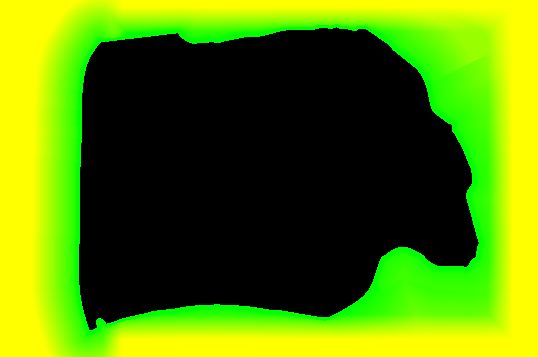
#> input picture tools/city/look/sea_map.png, 538 x 357 px
$ python measure.py sea_map.png
#> lines starting #> are read from the running program, lines starting #| are printed output that depends on the picture; after the words box and inside, x2 and y2 are one past the last pixel; in counts of white or black regions, pixels touching at a corner belong together
#!/usr/bin/env python3
"""LOOK QUEUE 3, JOB 1: numbers for "murky". For each picture: mean brightness, contrast, mean saturation, clipping.
  bright   mean luminance (Rec. 709 on the sRGB values), 0..255
  contrast spread between the dark and the bright end: 95th minus 5th percentile of luminance, 0..255
  sat      mean saturation (HSV S of each pixel), 0..100 %
  sky_sat  the same for the top fifth of the picture (where the sky usually is)
  black / white   share of pixels clipped (luminance under 4 / over 251), %
Run from the repo root:  python3 tools/city/look/measure.py <picture or folder> [...]   (--md for a markdown table)
Compare pictures taken THE SAME WAY (the cloud draws buildings ~40 % too dark, no shadows): presets against each
other and against the old look from the same views, not against absolute targets.
"""
import os
import sys
import numpy as np
from PIL import Image


def stats(path):
#> called with path = 'sea_map.png'
    a = np.asarray(Image.open(path).convert("RGB"), dtype=np.float32)
    lum = a[..., 0] * 0.2126 + a[..., 1] * 0.7152 + a[..., 2] * 0.0722
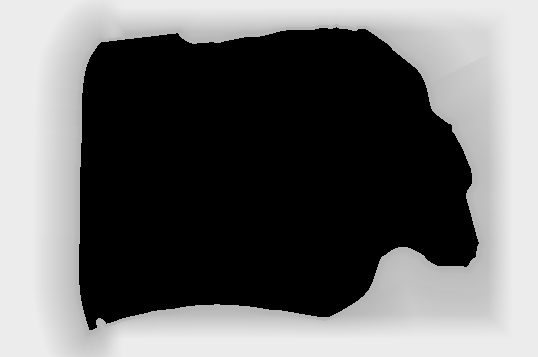
#> lum: shape (357, 538) float32; min 0, max 236.6, mean 108.3
    mx = a.max(axis=2); mn = a.min(axis=2)
#> after `mx = a.max(axis=2)`:
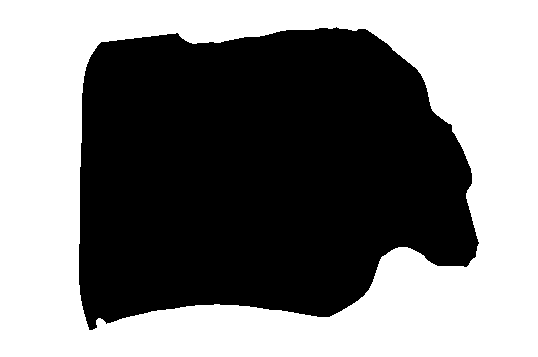
#> mx: shape (357, 538) float32; 49.7% white; 1 white region, box (x1, y1, x2, y2) and area: (0, 0, 538, 357) 95414
#> after `mn = a.min(axis=2)`: mn: shape (357, 538) float32; every value is 0
    sat = np.where(mx > 0, (mx - mn) / np.maximum(mx, 1e-6), 0.0)
    top = sat[: max(1, a.shape[0] // 5)]
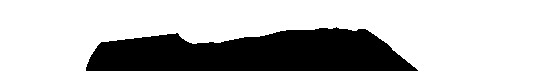
#> top: shape (71, 538) float32; values 0 (black) and 1 (white), 71.8% white; 1 black region, box (x1, y1, x2, y2) and area: (86, 27, 418, 71) 10783
    p5, p95 = np.percentile(lum, [5, 95])
#> p5 = 0; p95 = 236.6
    return {"bright": float(lum.mean()), "contrast": float(p95 - p5), "sat": float(sat.mean() * 100), "sky_sat": float(top.mean() * 100),
            "black": float((lum < 4).mean() * 100), "white": float((lum > 251).mean() * 100)}


def main(args):
    md = "--md" in args
    files = []
    for a in args:
        if a.startswith("--"):
            continue
        if os.path.isdir(a):
            files += [os.path.join(a, f) for f in sorted(os.listdir(a)) if f.endswith(".jpg") and not f.startswith(("pair_", "sheet_", "crop_", "var_"))]
        else:
            files.append(a)
    if md:
        print("| picture | bright | contrast | sat % | sky sat % | black % | white % |")
        print("|---|---|---|---|---|---|---|")
    for f in files:
        s = stats(f)
#> s = {'bright': 108.3, 'contrast': 236.6, 'sat': 49.68, 'sky_sat': 71.77, 'black': 50.32, 'white': 0}
        name = os.path.relpath(f, "map_dc/coronado/city_kit/review/look_18nov") if "look_18nov" in f else f
        if md:
            print(f"| {name} | {s['bright']:.0f} | {s['contrast']:.0f} | {s['sat']:.0f} | {s['sky_sat']:.0f} | {s['black']:.1f} | {s['white']:.1f} |")
        else:
            print(f"{name:50s} bright {s['bright']:5.1f}  contrast {s['contrast']:5.1f}  sat {s['sat']:5.1f}%  sky_sat {s['sky_sat']:5.1f}%  black {s['black']:4.1f}%  white {s['white']:4.1f}%")
#| sea_map.png                                        bright 108.3  contrast 236.6  sat  49.7%  sky_sat  71.8%  black 50.3%  white  0.0%


if __name__ == "__main__":
    main(sys.argv[1:])
